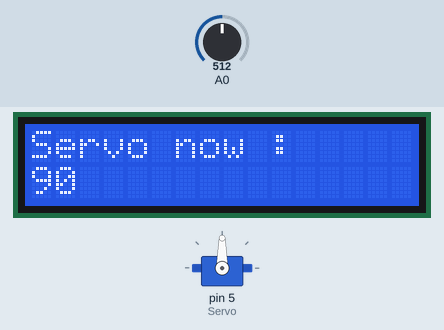
Simulated run of this sketch. Board: Arduino Uno, built with avr-gcc and run on an emulated ATmega328P. Shown: servo, 16×2 character LCD. The inputs (shaded band) are chosen by the test bench; at power-on: A0 = 512.

Above: at 1.2 s.
1.3 s: A0 set to 716
At 2.9 s:
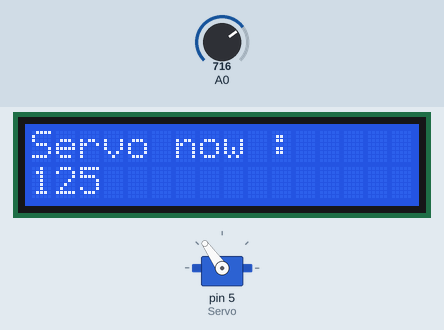
5.4 s: A0 set to 900
At 6.9 s:
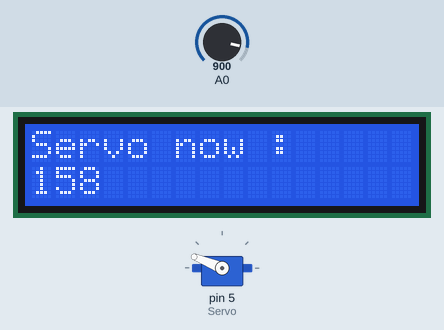
9.5 s: A0 set to 1023
At 10.6 s:
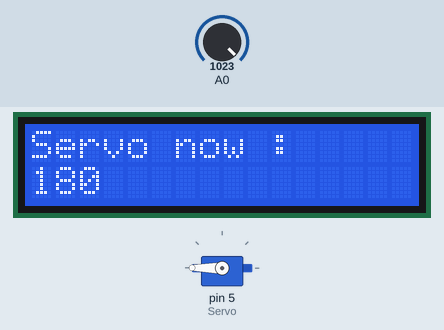
13.6 s: A0 set to 306
At 15.1 s:
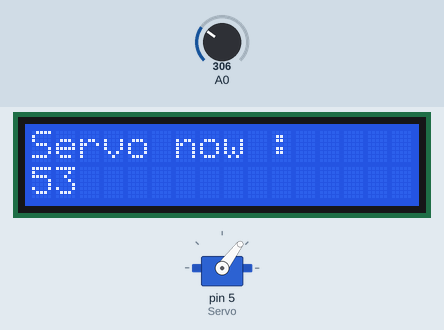
17.7 s: A0 set to 122
At 19.0 s:
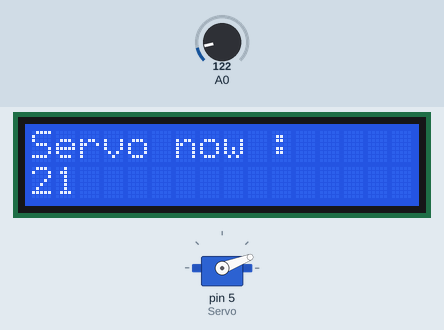
21.8 s: A0 set to 0
At 23.3 s:
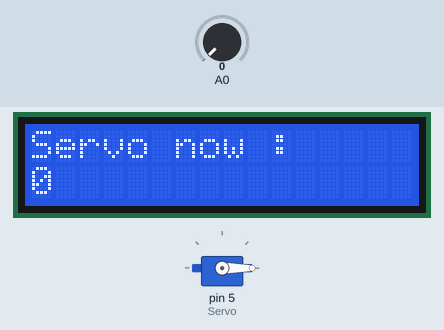
Timing chart, 0 to 24.8 s (numbered marks = the images above; inputs shaded):
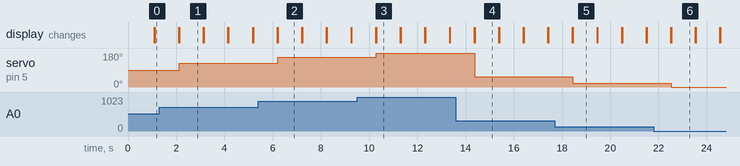

Measured:
- after the input at 1.3 s, servo on pin 5 (Servo): 90° → 125° after 0.82 s; the display: first differs from a run without the input after 0.82 s (image 1)
- after the input at 5.4 s, servo on pin 5 (Servo): 125° → 158° after 0.81 s; the display: first differs from a run without the input after 0.81 s (image 2)
- after the input at 9.5 s, servo on pin 5 (Servo): 158° → 180° after 0.79 s; the display: first differs from a run without the input after 0.79 s (image 3)
- after the input at 13.6 s, servo on pin 5 (Servo): 180° → 53° after 0.77 s; the display: first differs from a run without the input after 0.77 s (image 4)
- after the input at 17.7 s, servo on pin 5 (Servo): 53° → 21° after 0.75 s; the display: first differs from a run without the input after 0.75 s (image 5)
- after the input at 21.8 s, servo on pin 5 (Servo): 21° → 0° after 0.73 s; the display: first differs from a run without the input after 0.73 s (image 6)
- what the display in image 1 shows lasts 1.0 s, from 2.1 s to 3.1 s

The sketch:

13_LCD_02.ino
```cpp
#include <Servo.h>
#include <LiquidCrystal_I2C.h>

Servo myServo;
LiquidCrystal_I2C myLCD(0x27,16,2);

#define Servo 5

void setup() {
  myServo.attach(Servo);
  myLCD.init();
  myLCD.backlight();

  pinMode(A0,INPUT);
}

void loop() {

  myLCD.home();

  int registor=analogRead(A0);
  registor=map(registor,0,1023,0,180);

  myServo.write(registor);

  myLCD.print("Servo now : ");
  myLCD.setCursor(0,1);
  myLCD.print(registor);

  delay(1000);
  myLCD.clear();
}
```
